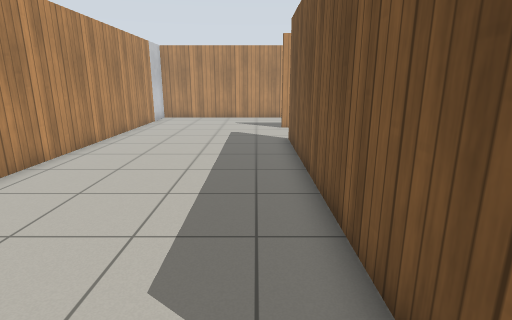
View 1 (above)

22 first-person views from a walk through a world built for the Gazebo simulator. The camera is 1.2 m above the floor, tilts 14° down and sees 80° across. The floor is counted in squares, 0.5 m on a side. Each view is taken from the middle of a square. On the plan, view 1 faces up. The plan holds only what a view shows up to about 18 squares ahead; the rest is blank. Simple patterns stand in for the simulator's built-in surfaces.

View 2
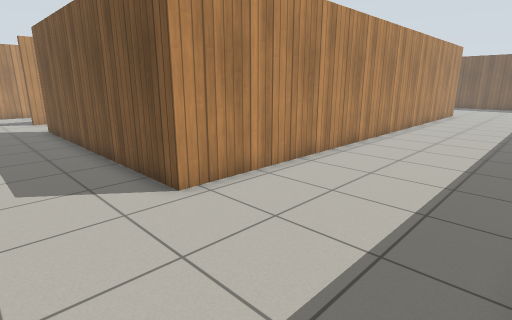

View 3
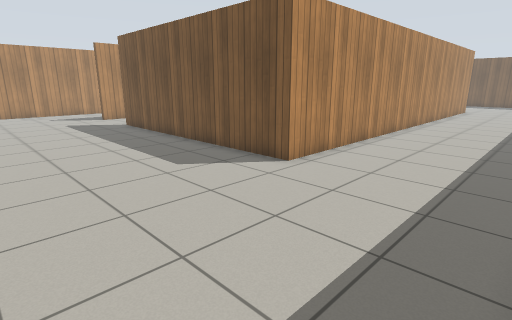

View 4
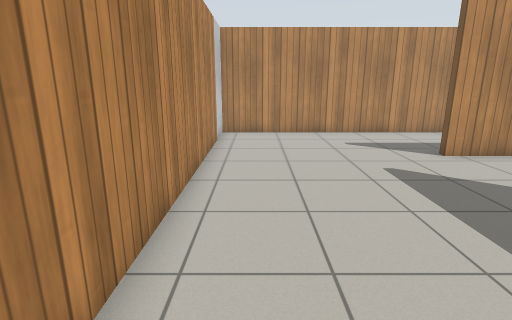

View 5
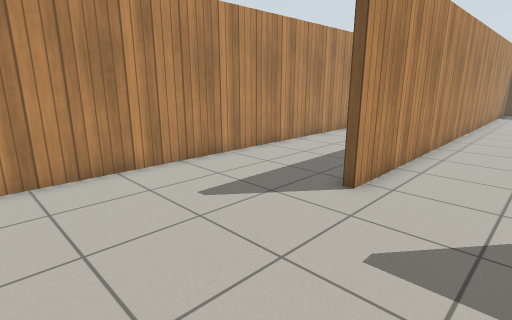

View 6
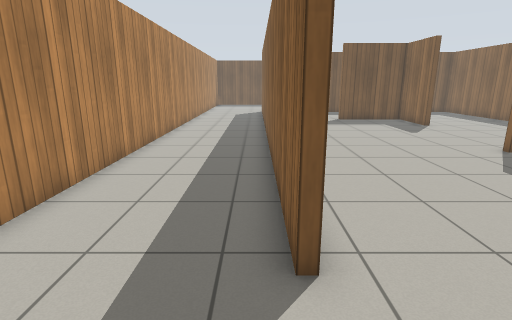

View 7
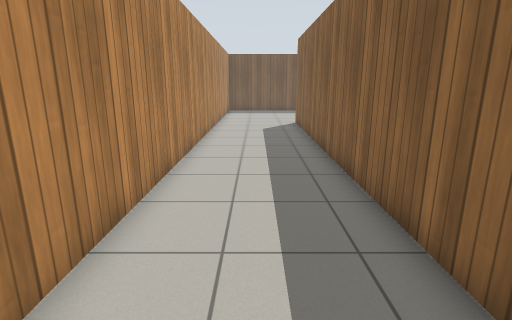

View 8
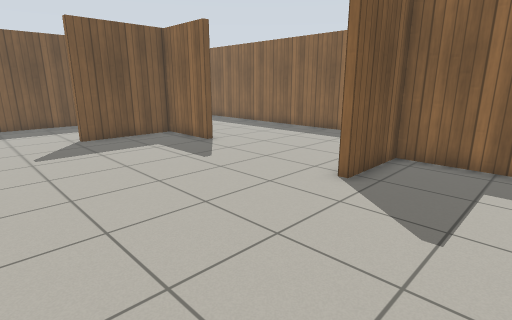

View 9
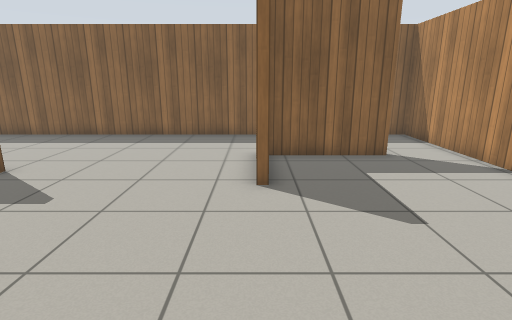

View 10
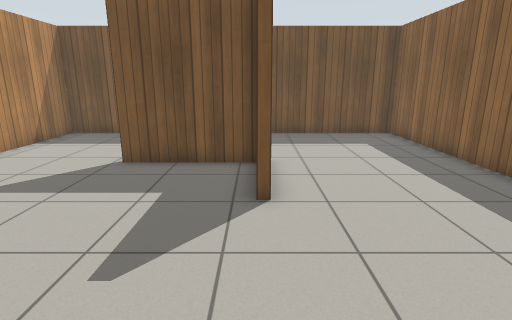

View 11
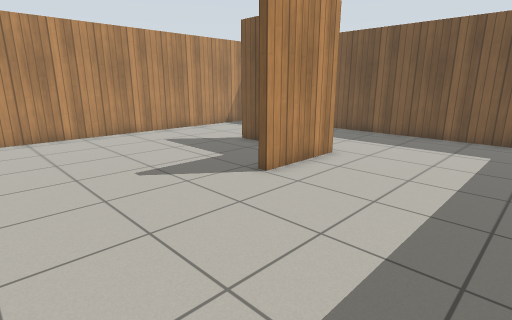

View 12
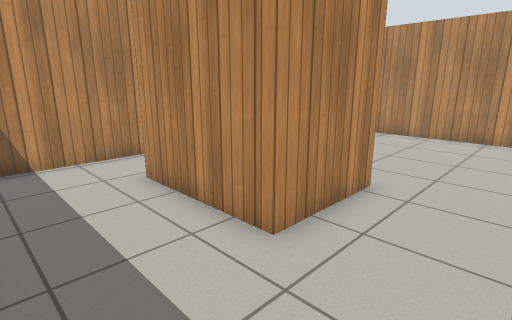

View 13
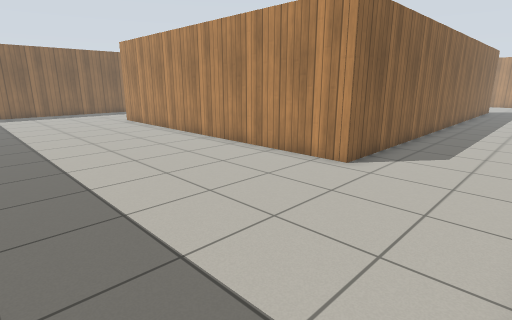

View 14
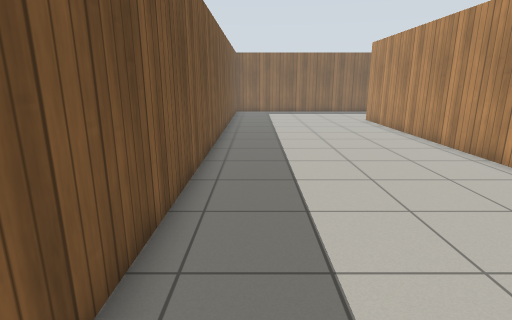

View 15
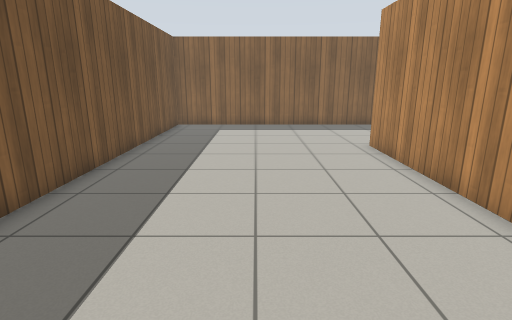

View 16
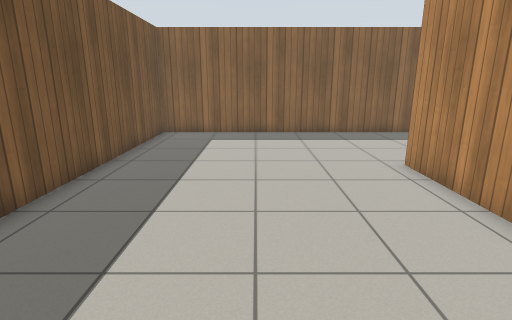

View 17
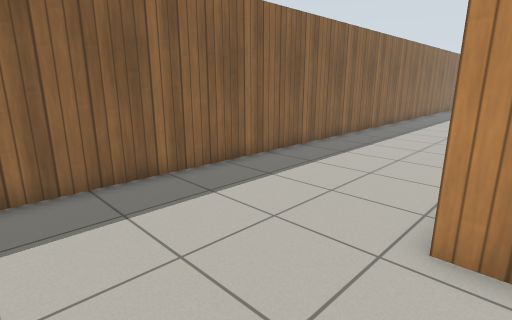

View 18
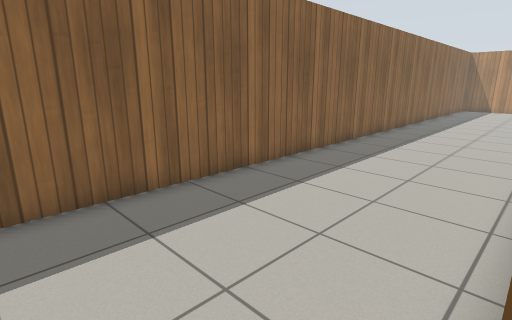

View 19
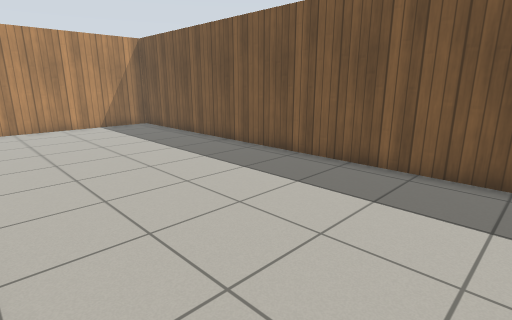

View 20
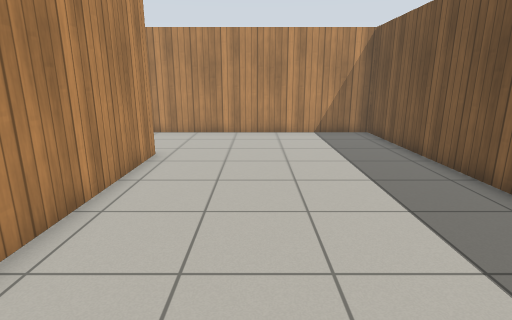

View 21
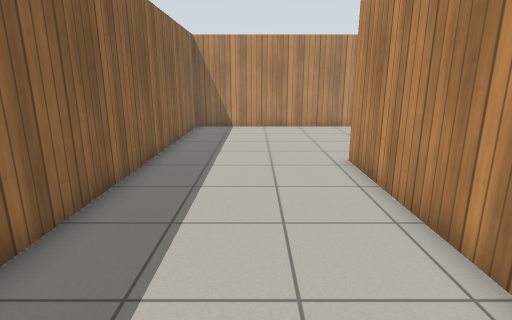

View 22
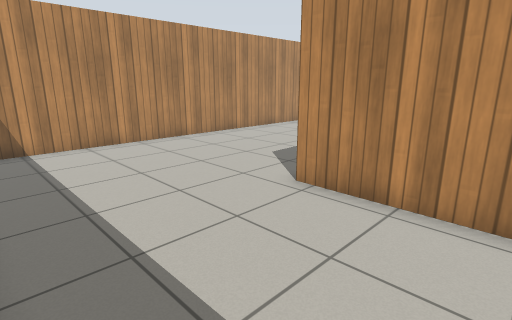

### Floor plan
Points are (right, up) in squares from view 1. A wall is a line through its corners. A room is listed if a view was taken in it or the views show most of it. See-through windows are left out.
Room 1 (views 1, 2, 3, 4, 5, 6, 7, 13, 14, 15, 16, 17, 18, 19, 20, 21, 22)
walls: (18.6, 1) (1.5, 1) (1.5, 13.5); (2.4, 17.2) (1.4, 17.2); (-6.7, -5.4) (34.7, -5.4) (34.7, 22.4) (-6.7, 22.4) (-6.7, -5.4); (1.4, 17.5) (25.5, 17.5) (25.5, 0.9)
ways out: opening at (2, 15) to room 2
Room 2 (views 8, 9, 10, 11, 12)
walls: (16, 8) (19.3, 8) (19.3, 12.2); (9, 9) (9, 5.4) (4.4, 5.4); (19.6, 7.7) (16, 7.7); (8.9, 1.3) (25.2, 1.3) (25.2, 17.2) (2.4, 17.2); (4.4, 5.7) (8.7, 5.7) (8.7, 9); (1.8, 7.7) (1.8, 1.3) (2.6, 1.3)
ways out: opening at (2, 15) to room 1

Where each view was taken, in squares from view 1:
view 1: 0 up, 0 right, facing up
view 2: 5 down, 2 left, facing up-right
view 3: 5 down, 6 left, facing up-right
view 4: 7 up, 5 left, facing up
view 5: 14 up, 5 left, facing up-right
view 6: 18 up, 2 left, facing right
view 7: 20 up, 6 right, facing right
view 8: 16 up, 5 right, facing down-right
view 9: 16 up, 9 right, facing down
view 10: 8 up, 10 right, facing right
view 11: 2 up, 10 right, facing up-right
view 12: 2 up, 12 right, facing up-left
view 13: 22 up, 34 right, facing down-left
view 14: 22 up, 33 right, facing down
view 15: 13 up, 30 right, facing down
view 16: 10 up, 30 right, facing down
view 17: 2 up, 30 right, facing down-left
view 18: 1 up, 26 right, facing down-left
view 19: 4 up, 26 right, facing up-right
view 20: 7 up, 29 right, facing up
view 21: 2 down, 11 right, facing left
view 22: 5 down, 6 right, facing up-left
